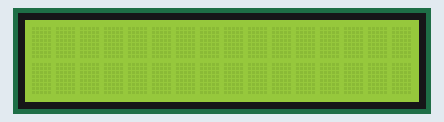
This sketch was run on a simulated Arduino Uno, built with avr-gcc and run on an emulated ATmega328P. Parts: 16×2 character LCD.

Above: at 0.1 s.
At 0.6 s:
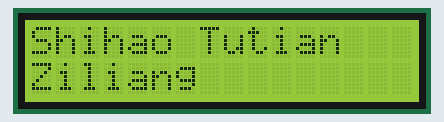

The sketch:

_2_1_name.ino
```cpp
/*
Module Name:
  #2 1_name.ino

Description:
  Print the first name of each group member on the LCD display.
  Two names are on the first row, while the remaining one on
  the second.
  Blink the text in an interval of 500ms.

Code source:
  Examples -> LiquidCrystal -> HelloWorld
  LiquidCrystal Library - display() and noDisplay()

With reference to:
  https://www.arduino.cc/en/Reference/LiquidCrystal
  Electronic Bricks Starter Kit Cookbook v1.3

Modifications applied:
  (1) We used BUS 1 to connect the LCD display, so the pin numbers
  are modified to "lcd(2, 3, 4, 5, 6, 7, 8);"
  (2) use setCursor() so as to implement the name-printing function

Public Interface:
  Blink the first name of eahc group member on the LCD display in
  an interval of 500ms.

Side Effects:
  No

Authors:
  Shihao Piao, Tutian Tang, Ziliang Guo
Rev. 0 - 8 Jul
*/
// include the library code:
#include <LiquidCrystal.h>

// initialize the library by associating any needed LCD interface pin
// with the arduino pin number it is connected to
const int rs = 2, en = 3, d4 = 4, d5 = 5, d6 = 6, d7 = 7, d8 = 8;
LiquidCrystal lcd(rs, en, d4, d5, d6, d7, d8);

/**
 * [setup description]
 *   setup all the hardware pin numbers and initialize the displayed
 *   text of LCD
 * @return {NONE}
 */
void setup() {
  // set up the LCD's number of columns and rows:
  lcd.begin(16, 2);
  // Print a message to the LCD.
  lcd.print("Shihao Tutian");
  lcd.setCursor(0,1);
  lcd.print("Ziliang");
}

/**
 * [loop description]
 *   continuously blink the displayed text.
 * @return {NONE}
 */
void loop() {
  // Turn off the display:
  lcd.noDisplay();
  delay(500);
  // Turn on the display:
  lcd.display();
  delay(500);
}
```

Measured:
- what the display in image 1 shows lasts 0.5 s, from 0.6 s to 1.1 s
